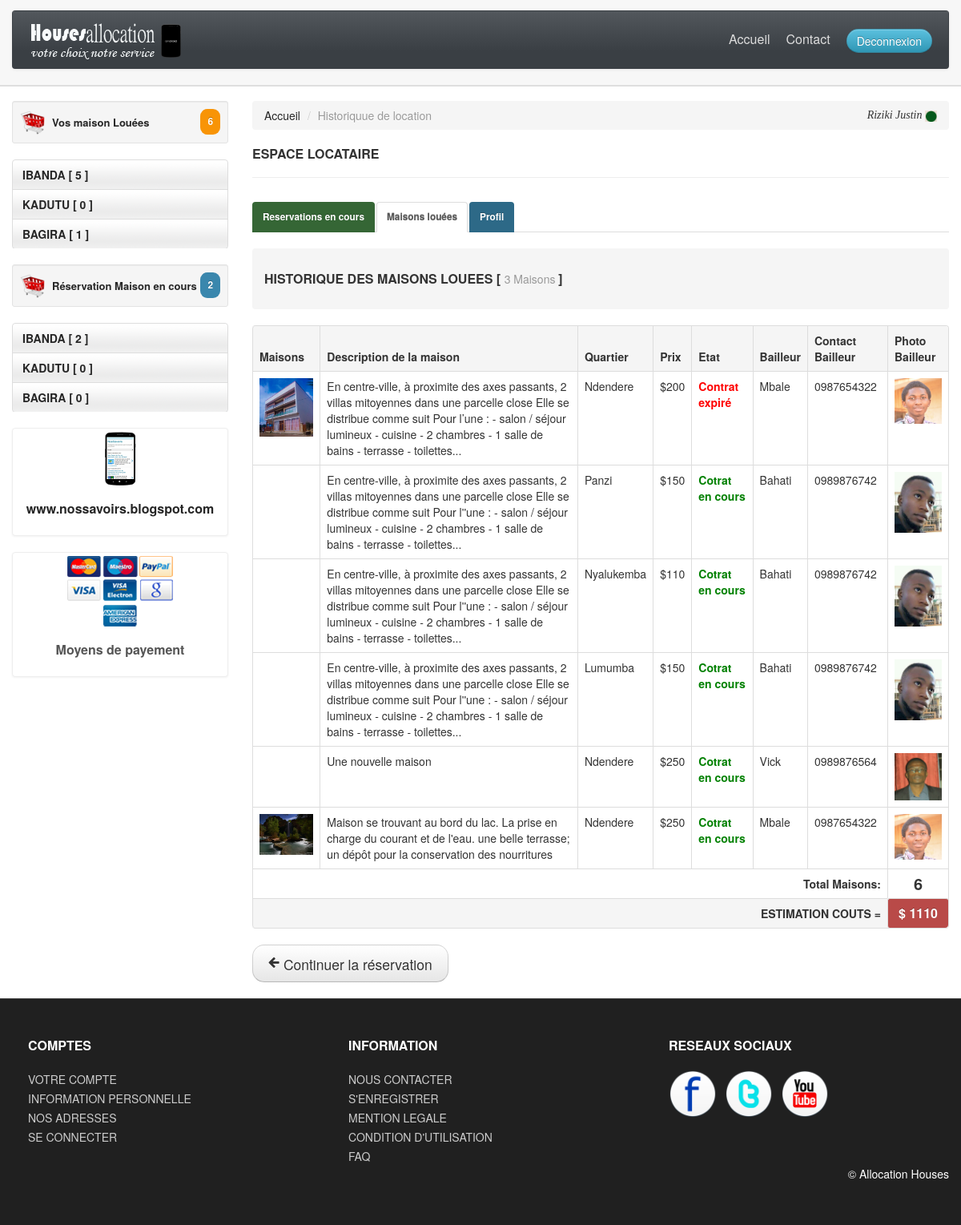
The app's page /espace_locataire.php (signed in) with its own data.
### tables this page shows
CREATE TABLE IF NOT EXISTS `locataires` (
  `IdLoc` int(11) NOT NULL AUTO_INCREMENT,
  `NomLoc` varchar(30) NOT NULL,
  `PrenomLoc` varchar(30) NOT NULL,
  `SexeLoc` varchar(10) NOT NULL,
  `DateNaissLoc` date NOT NULL,
  `EtatCivilLoc` varchar(15) NOT NULL,
  `NationaliteLoc` varchar(30) NOT NULL,
  `EmailLoc` varchar(30) NOT NULL,
  `ResidenceLoc` varchar(50) DEFAULT NULL,
  `NumPieceLoc` varchar(50) NOT NULL,
  `Password` varchar(30) NOT NULL,
  `TelephoneLoc` varchar(15) NOT NULL,
  `AvatarLoc` varchar(30) NOT NULL,
  PRIMARY KEY (`IdLoc`)
);

CREATE TABLE IF NOT EXISTS `maisons` (
  `IdM` int(11) NOT NULL AUTO_INCREMENT,
  `Libelle` longtext NOT NULL,
  `Num` varchar(30) NOT NULL,
  `Prix` int(11) NOT NULL,
  `Commune` varchar(30) NOT NULL,
  `Quartier` varchar(30) NOT NULL,
  `Avenue` varchar(30) NOT NULL,
  `NbChambre` int(11) NOT NULL,
  `NbSalon` int(11) NOT NULL,
  `NbDouche` int(11) NOT NULL,
  `Description` longtext NOT NULL,
  `EtatMaison` varchar(20) NOT NULL,
  `StatutMaison` varchar(10) NOT NULL,
  `DateOffre` date NOT NULL,
  `Photo` varchar(30) NOT NULL,
  `IdB` int(11) DEFAULT NULL,
  `IdAdm` int(11) DEFAULT NULL,
  PRIMARY KEY (`IdM`),
  KEY `fk_maisons_bailleurs_idx` (`IdB`),
  KEY `fk_maisons_agents1_idx` (`IdAdm`)
);

CREATE TABLE IF NOT EXISTS `bailleurs` (
  `IdBail` int(11) NOT NULL AUTO_INCREMENT,
  `NomBail` varchar(30) NOT NULL,
  `PrenomBail` varchar(30) NOT NULL,
  `Sexe` varchar(10) NOT NULL,
  `DateNaiss` date NOT NULL,
  `EtatCivil` varchar(15) NOT NULL,
  `Nationalite` varchar(30) NOT NULL,
  `Residence` varchar(30) NOT NULL,
  `Email` varchar(50) DEFAULT NULL,
  `NumPieceIdent` varchar(50) NOT NULL,
  `Password` varchar(30) NOT NULL,
  `TelBail` varchar(15) NOT NULL,
  `Avatar` varchar(30) NOT NULL,
  PRIMARY KEY (`IdBail`)
);

### include/testerContratValide.php (called while the page is built)
<?php
	$reqData = $bdd->prepare("SELECT * FROM reservations
		WHERE MONTH(now()) - MONTH(DebutContrat) <= ?
		AND IdRes = ? ");
	$reqData->execute(array($mois,$idRes));
	$data = $reqData->fetch();
?>

### espace_locataire.php (the view, shortened to what this page needs)
<?php
	include('config/connexion.php');
	if (isset($_SESSION['idLoc'])) {
	$idLoc = $_SESSION['idLoc'];
	$stRes = 'Valide';
	$accord = 'Oui';
    $req = $bdd->prepare('SELECT * FROM locataires,reservations,maisons WHERE reservations.IdLocat = locataires.IdLoc AND reservations.IdMaison =  maisons.IdM AND reservations.Accord = :accord AND reservations.StatutRes = :stRes AND reservations.IdLocat = :idLoc');
            		$req->execute(array('accord' => $accord,'stRes' => $stRes, 'idLoc' => $idLoc));
    $nbMaisonL = $req->rowCount();
    $req = $bdd->prepare('SELECT * FROM locataires,reservations,maisons WHERE reservations.IdLocat = locataires.IdLoc AND reservations.IdMaison =  maisons.IdM AND reservations.Accord = :accord AND reservations.StatutRes = :stRes AND maisons.Commune = :commune AND reservations.IdLocat = :idLoc');
            		$req->execute(array('accord' => $accord,'stRes' => $stRes,'commune' => 'Ibanda', 'idLoc' => $idLoc));
    $nbMaisonIband = $req->rowCount();
     $req = $bdd->prepare('SELECT * FROM locataires,reservations,maisons WHERE reservations.IdLocat = locataires.IdLoc AND reservations.IdMaison =  maisons.IdM AND reservations.Accord = :accord AND reservations.StatutRes = :stRes AND maisons.Commune = :commune AND reservations.IdLocat = :idLoc');
            		$req->execute(array('accord' => $accord,'stRes' => $stRes,'commune' => 'Kadutu', 'idLoc' => $idLoc));
    $nbMaisonKad = $req->rowCount();
     $req = $bdd->prepare('SELECT * FROM locataires,reservations,maisons WHERE reservations.IdLocat = locataires.IdLoc AND reservations.IdMaison =  maisons.IdM AND reservations.Accord = :accord AND reservations.StatutRes = :stRes AND maisons.Commune = :commune AND reservations.IdLocat = :idLoc');
            		$req->execute(array('accord' => $accord,'stRes' => $stRes,'commune' => 'Bagira', 'idLoc' => $idLoc));
    $nbMaisonBag = $req->rowCount();
    $stRes = 'Invalide';
	$req = $bdd->prepare('SELECT * FROM locataires,reservations,maisons WHERE reservations.IdLocat = locataires.IdLoc AND reservations.IdMaison =  maisons.IdM AND reservations.StatutRes = :stRes AND reservations.IdLocat = :idLoc');
    $req->execute(array('stRes' => $stRes, 'idLoc' => $idLoc));
    $nbMaisonInval = $req->rowCount();
	$req = $bdd->prepare('SELECT * FROM locataires,reservations,maisons WHERE reservations.IdLocat = locataires.IdLoc AND reservations.IdMaison =  maisons.IdM AND reservations.StatutRes = :stRes AND maisons.Commune = :commune AND reservations.IdLocat = :idLoc');
    $req->execute(array('stRes' => $stRes,'commune' => 'Ibanda', 'idLoc' => $idLoc));
    $nbMaisonInvalIband = $req->rowCount();
	$req = $bdd->prepare('SELECT * FROM locataires,reservations,maisons WHERE reservations.IdLocat = locataires.IdLoc AND reservations.IdMaison =  maisons.IdM AND reservations.StatutRes = :stRes AND maisons.Commune = :commune AND reservations.IdLocat = :idLoc');
    $req->execute(array('stRes' => $stRes,'commune' => 'Kadutu', 'idLoc' => $idLoc));
    $nbMaisonInvalKad = $req->rowCount();
	$req = $bdd->prepare('SELECT * FROM locataires,reservations,maisons WHERE reservations.IdLocat = locataires.IdLoc AND reservations.IdMaison =  maisons.IdM AND reservations.StatutRes = :stRes AND maisons.Commune = :commune AND reservations.IdLocat = :idLoc');
    $req->execute(array('stRes' => $stRes,'commune' => 'Bagira', 'idLoc' => $idLoc));
    $nbMaisonInvalBag = $req->rowCount();
?>
<!DOCTYPE html>
<html lang="fr">
  <head>
    <link id="callCss" rel="stylesheet" href="themes/bootshop/bootstrap.min.css" media="screen"/>
    <link href="themes/css/base.css" rel="stylesheet" media="screen"/>
	<link href="themes/css/bootstrap-responsive.min.css" rel="stylesheet"/>
	<link href="themes/css/font-awesome.css" rel="stylesheet" type="text/css">
	<link href="themes/js/google-code-prettify/prettify.css" rel="stylesheet"/>
  </head>
<body>
<div id="header">
<div class="container">
<div id="welcomeLine" class="row">
	<div class="span6">
	</div>
</div>
<div id="logoArea" class="navbar">
  <div class="navbar-inner">
    <a class="brand" href="espace_locataire.php"><img src="themes/images/logo1.png" alt="HousesAllocation" title="HousesAllocation" /></a>
    <ul id="topMenu" class="nav pull-right">
	 <li class=""><a href="maisonsLoc.php">Accueil</a></li>
	 <li class=""><a href="contact.php">Contact</a></li>
	 <li class="">
	 <a href="config/deconnexion.php"  style="padding-right:0"><span class="btn btn-medium btn-info">Deconnexion</span></a>
	</li>
    </ul>
  </div>
</div>
</div>
</div>
<div id="mainBody">
	<div class="container">
	<div class="row">
	<div id="sidebar" class="span3">
		<div class="well well-small">
			<a id="myCart" href=""><img src="themes/images/ico-cart.png" alt="cart">Vos maison Louées<span class="badge badge-warning pull-right"><?php echo $nbMaisonL; ?></span></a>
		</div>
		<ul id="sideManu" class="nav nav-tabs nav-stacked">
			<li class="subMenu open"><a> IBANDA
				<?php
					echo "[ ".$nbMaisonIband." ]";
				?></a>
			</li>
			<li class="subMenu"><a> KADUTU
				<?php
					echo "[ ".$nbMaisonKad." ]";
				?> </a>
			</li>
			<li class="subMenu"><a>BAGIRA
				<?php
					echo "[ ".$nbMaisonBag." ]";
				?></a>
			</li>
		</ul>
		<br/>
		 <div class="well well-small">
			<a id="myCart" href=""><img src="themes/images/ico-cart.png" alt="cart">Réservation Maison en cours<span class="badge badge-info pull-right"><?php echo $nbMaisonInval; ?></span></a>
		</div>
		<ul id="sideManu" class="nav nav-tabs nav-stacked">
			<li class="subMenu open"><a> IBANDA
				<?php
					echo "[ ".$nbMaisonInvalIband." ]";
				?></a>
			</li>
			<li class="subMenu"><a> KADUTU
				<?php
					echo "[ ".$nbMaisonInvalKad." ]";
				?> </a>
			</li>
			<li class="subMenu"><a>BAGIRA
				<?php
					echo "[ ".$nbMaisonInvalBag." ]";
				?></a>
			</li>
		</ul>
		<br/>
			<div class="thumbnail">
				<img src="themes/images/carousel/winphone.png" title="Bootshop New Kindel" alt="Blog Blogspot">
				<div class="caption">
				  <h5 style="color: green;"><a href="www.nossavoirs.blogspot.com">www.nossavoirs.blogspot.com</a></h5>
				</div>
			  </div><br/>
			<div class="thumbnail">
				<img src="themes/images/carousel/payment_methods.png" title="Allocation Houses Payment Methods" alt="Moyen de paiement">
				<div class="caption">
				  <h5>Moyens de payement</h5>
				</div>
			  </div>
	</div>
	<div class="span9">
    <ul class="breadcrumb">
		<li><a href="maisonsLoc.php">Accueil</a> <span class="divider">/</span></li>
		<li class="active"> Historiquue de location</li>
		<div class="pull-right" style="font-family: verdana">
		<i><?php echo $_SESSION['nomLoc'].' '; ?></i><img style="width: 15px;" src="themes/images/galerie/point.png" title="en ligne">
		</div>
    </ul>
<div class="page-header">
<h4>ESPACE LOCATAIRE </h4>
</div>
<div id="grids">
<ul class="nav nav-tabs" id="myTab">
  <li><a href="#one" data-toggle="tab" class="label label-success"> Reservations en cours</a></li>
  <li  class="active"><a href="#two" data-toggle="tab" class="label label-warning"> Maisons louées</a></li>
  <li><a data-toggle="tab" class="label label-info" href="#three"> Profil</a></li>
</ul>
<div class="tab-content">
  <div class="tab-pane active" id="two">
  <div class="row-fluid">
	  <div class="span12">
    <ul class="breadcrumb">
    <h3>  HISTORIQUE DES MAISONS LOUEES [ <small>3 Maisons </small>]</h3>
	 </ul>
	<table class="table table-bordered">
        <thead>
            <tr class="breadcrumb">
                <th>Maisons</th>
                <th>Description de la maison</th>
				<th>Quartier</th>
                <th>Prix</th>
                <th>Etat</th>
                <th>Bailleur</th>
                <th>Contact Bailleur </th>
                <th>Photo Bailleur </th>
			</tr>
        </thead>
            <tbody>
            <?php
            	$statutVal = 'Valide';
            	$reqValid = $bdd->prepare('SELECT * FROM locataires,reservations,maisons,bailleurs
            		WHERE reservations.IdLocat = locataires.IdLoc
            		AND reservations.IdMaison =  maisons.IdM
            		AND maisons.IdB = bailleurs.IdBail
            		AND reservations.StatutRes = :stt
            		AND reservations.Accord = :accord
            		AND reservations.IdLocat = :idLoc ');
            		$reqValid->execute(array('accord' => $accord,'stt' => $statutVal, 'idLoc' => $idLoc));
            		$nbMaison = $reqValid->rowCount();
            		if($nbMaison > 0){
            		while($resultValid = $reqValid->fetch()){
            			$mois = $resultValid['NbMois'];
            			$idRes = $resultValid['IdRes'];
            			include('include/testerContratValide.php');
            		?>
             <tr>
                <td><a href="themes/images/maisons/<?php echo $resultValid['Photo']; ?>"> <img width="120" src="themes/images/maisons/<?php echo $resultValid['Photo']; ?>" alt=""/></a></td>
                <td><?php echo utf8_encode($resultValid['Description']); ?></td>
                <td><?php echo $resultValid['Quartier']; ?></td>
                <td>$<?php echo $resultValid['Prix']; ?></td>
                <td><?php if ($data) {
					echo '<span style="color: green;"><b> Cotrat en cours </b></span>';
				}else{ echo '<span style="color: red;"><b> Contrat expiré </b></span>'; } ?></td>
                <td><?php echo $resultValid['NomBail']; ?></td>
                <td><?php echo $resultValid['TelBail']; ?></td>
                <td><a href="themes/images/avatar_bail/<?php echo $resultValid['Avatar']; ?>"><img width="80" src="themes/images/avatar_bail/<?php echo $resultValid['Avatar']; ?>" alt=""/></a></td>
            </tr>
            <?php
            		}}elseif($nbMaison == 0){
            			echo '<tr><td colspan = 8 style="text-align:center;"><h3>Aucune maison en location </h3></td></tr>';
            		}
            	?>
			<?php
			$reqValid = $bdd->prepare('SELECT COUNT(*) AS nbVal FROM locataires,reservations,maisons WHERE reservations.IdLocat = locataires.IdLoc AND reservations.IdMaison =  maisons.IdM AND reservations.Accord = :accord AND reservations.StatutRes = :stt AND reservations.IdLocat = :idLoc ');
            		$reqValid->execute(array('accord' => $accord,'stt' => $statutVal, 'idLoc' => $idLoc));
            		$resultValid = $reqValid->fetch();
				$reN = $bdd->prepare('SELECT SUM(maisons.Prix) AS prixTot FROM locataires,reservations,maisons WHERE reservations.IdLocat = locataires.IdLoc AND reservations.IdMaison =  maisons.IdM AND reservations.Accord = :accord AND reservations.StatutRes = :statutVal AND reservations.IdLocat = :idLoc;');
                	$reN->execute(array('accord' => $accord,'statutVal' => $statutVal, 'idLoc' => $idLoc));
                	$resN = $reN->fetch();
			?>
            <tr>
                <td colspan="7" style="text-align:right"><b> Total Maisons:	</b></td>
                <td style="font-size: 20px;"><center> <b><?php echo $resultValid['nbVal']; ?></b></center></td>
            </tr>
			<tr class="breadcrumb">
                <td colspan="7" style="text-align:right"><strong> <b> ESTIMATION COUTS = <b> </strong></td>
               	<td class="label label-important" style="display:block; font-size : 16px;"> <center> <b> $ <?php echo $resN['prixTot'];?> <b></center></td>
            </tr>
		</tbody>
    </table>
	<a href="maisonsLoc.php" class="btn btn-large"><i class="icon-arrow-left"></i> Continuer la réservation </a>
	  </div>
  </div>
  </div>
</div>
</div>
</div>
</div></div>
</div>
<?php include('include/footer.php'); ?>
</body>
</html>
<?php }else{
		header('Location:index.php');
	} ?>

### themes/css/base.css (style rules this page uses)
#mainBody { border-top:2px solid #dedede; padding-top: 18px; }
#carouselBlk,#header { background: url(../images/headerRepeat.png) repeat-x 0 0 #f7f7f7; }
#logoArea, #logoArea a { line-height:49px; }
#logoArea .btn, #logoArea .btn-group { margin-top: 0; }
#welcomeLine { padding: 8px 0 4px }
#myCart img { float:left; margin-right:8px; }
#myCart .badge { padding: 9px; }
#myCart { font-size: 13px;font-weight: bold; line-height: 33px; }
#sidebar ul { list-style: none;padding: 0;margin: 0;width: 100%; }
#sidebar li a { font-weight:bold; background:url(../images/tabRepeatInactive.png) repeat-x 0 0; color:#262626; }
.thumbnail h5,.thumbnail p { text-align:center }
[class^="icon-"], [class*=" icon-"] { background-image: none; }
.navbar .nav > li > a { padding:10px;color: #DDD;text-shadow: none;font-size: 16px; }
#logoArea, #logoArea a { outline:none; }
.navbar .nav.pull-right, #sideManu { overflow:hidden; }
@media (min-width: 1200px) { h1,h2,h3,h4,h5,h6 { font-size:16px; } }
@media (min-width: 1200px) { body,section,aside,caption, p { font-size:14px; } }
.btn { border-radius: 15px; }
#logoArea { border-radius: 10px; }

### records on screen
locataires: maisons.Photo (picture), maisons.Description "En centre-ville, à proximite des axes passants, 2 villas mitoyennes dans une parcelle close Elle se distribue comme suit Pour l’une : - salon / séjour lumineux - cuisine - 2 chambres - 1 salle de bains - terrasse - toilettes...", maisons.Quartier "Ndendere", maisons.Prix "200", shows "Contrat expiré", bailleurs.NomBail "Mbale", bailleurs.TelBail "0987654322", bailleurs.Avatar (picture), maisons.Description "En centre-ville, à proximite des axes passants, 2 villas mitoyennes dans une parcelle close Elle se distribue comme suit Pour l''une : - salon / séjour lumineux - cuisine - 2 chambres - 1 salle de bains - terrasse - toilettes...", maisons.Quartier "Panzi", maisons.Prix "150", bailleurs.NomBail "Bahati", bailleurs.TelBail "0989876742", maisons.Quartier "Nyalukemba", maisons.Prix "110", maisons.Quartier "Lumumba", maisons.Description "Une nouvelle maison", maisons.Prix "250", bailleurs.NomBail "Vick", bailleurs.TelBail "0989876564", maisons.Description "Maison se trouvant au bord du lac. La prise en charge du courant et de l'eau. une belle terrasse; un dépôt pour la conservation des nourritures"

### other values on screen
$nbMaisonL "6"
$nbMaisonIband "5"
$nbMaisonKad "0"
$nbMaisonBag "1"
$nbMaisonInval "2"
$nbMaisonInvalIband "2"
$nbMaisonInvalKad "0"
$nbMaisonInvalBag "0"
$_SESSION['nomLoc'] "Riziki Justin"
$resultValid['nbVal'] "6"
$resN['prixTot'] "1110"
